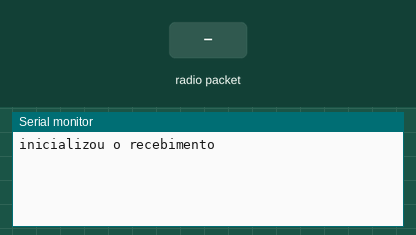
Simulated run of this sketch. Board: Arduino Uno, built with avr-gcc and run on an emulated ATmega328P. Shown: the last lines printed to the serial monitor. The inputs (shaded band) are chosen by the test bench. No radio packets arrive unless stated.

Above: at 1.3 s.
1.4 s: radio packet "1" arrives
At 2.6 s:
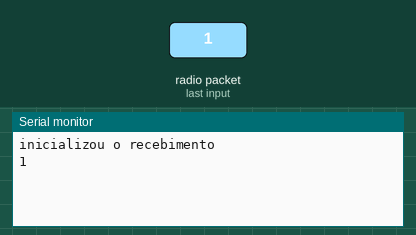
2.9 s: radio packet "0" arrives
At 4.0 s:
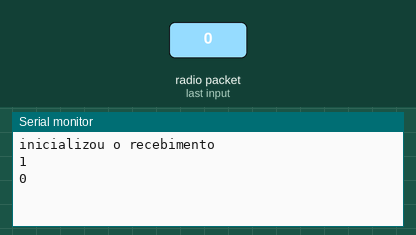
4.4 s: radio packet "2" arrives
At 5.1 s:
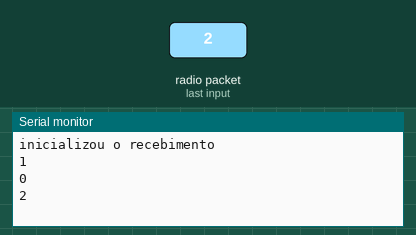

Measured:
- after the input at 1.4 s, the serial monitor: prints a new line at once (image 1)
- after the input at 2.9 s, the serial monitor: prints a new line at once (image 2)
- after the input at 4.4 s, the serial monitor: prints a new line at once (image 3)

The sketch:

teste_radiorecebe.ino
```cpp
#include <SPI.h>
#include <nRF24L01.h>
#include <RF24.h>


//create an RF24 object
RF24 radio(17, 16);  // CE, CSN

//address through which two modules communicate.
const byte address[6] = "23232";

void setup() {
  Serial.begin(115200);
  delay(100);


  radio.begin();

  //set the address
  radio.openReadingPipe(0, address);

  //Set module as receiver
  radio.startListening();

  Serial.println("inicializou o recebimento");

}

void loop() {
  if (radio.available())
  {
    char text[32] = {0};
    radio.read(&text, sizeof(text));
    Serial.println(text);
  }
}
```
